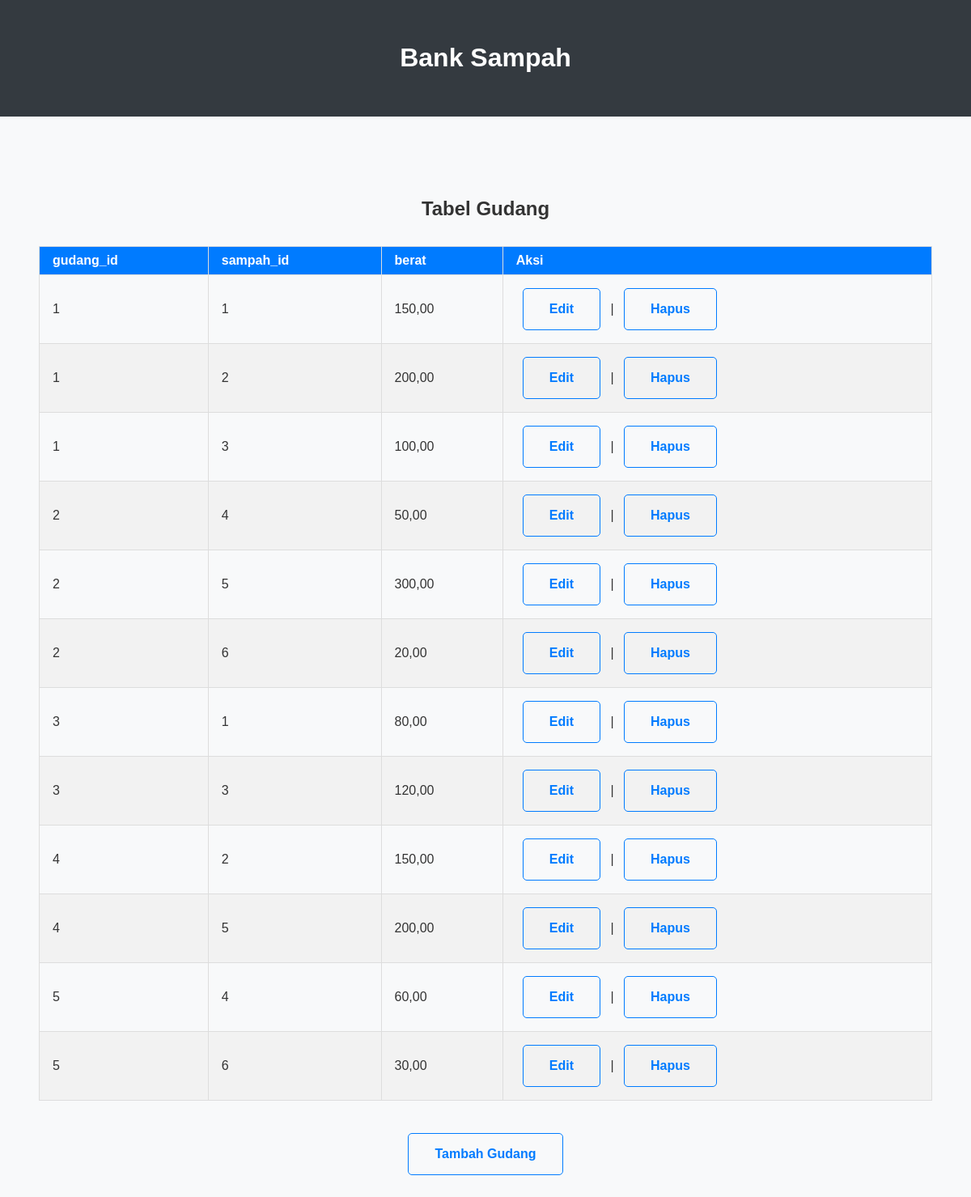
The page /Petugas_Gudang/Gudang.php on the database its author committed.
### tables this page shows
CREATE TABLE `gudang_sampah` (
  `gudang_id` int(11) NOT NULL,
  `sampah_id` int(11) NOT NULL,
  `berat` decimal(10,2) NOT NULL
);

### Petugas_Gudang/Gudang.php (the view, shortened to what this page needs)
<!DOCTYPE html>
<html lang="en">
<head>
    <link rel="stylesheet" href="Gudang.css">
</head>
<body>
    <header>
        <h1>Bank Sampah</h1>
    </header>
    <main>
        <h2>Tabel Gudang</h2>
        <table class="data-table">
            <thead>
                <tr>
                    <th>gudang_id</th>
                    <th>sampah_id</th>
                    <th>berat</th>
                    <th>Aksi</th>
                </tr>
            </thead>
            <tbody>
            <?php
                include '../Petugas_Gudang/koneksi_gudang.php';
                $sql = "SELECT * FROM gudang_sampah";
                $result = $conn->query($sql);
                if ($result->num_rows > 0) {
                    while ($row = $result->fetch_assoc()) {
                        echo "<tr>";
                        echo "<td>" . htmlspecialchars($row['gudang_id']) . "</td>";
                        echo "<td>" . htmlspecialchars($row['sampah_id']) . "</td>";
                        echo "<td>" . number_format($row['berat'], 2, ',', '.') . "</td>";
                        echo "<td>
                            <a href='update_gudang.php?gudang_id=" . htmlspecialchars($row['gudang_id']) . "&sampah_id=" . htmlspecialchars($row['sampah_id']) . "'>Edit</a> |
                            <a href='delete_gudang.php?gudang_id=" . htmlspecialchars($row['gudang_id']) . "&sampah_id=" . htmlspecialchars($row['sampah_id']) . "' onclick='return confirm(\"Anda yakin ingin menghapus data ini?\");'>Hapus</a>
                            </td>";
                        echo "</tr>";
                    }
                } else {
                    echo "<tr><td colspan='4'>Tidak ada data</td></tr>";
                }
            ?>
            </tbody>
        </table>
        <a href="create_gudang.php">Tambah Gudang</a>
    </main>
</body>
</html>

### Petugas_Gudang/Gudang.css (style rules this page uses)
body { font-family: Arial, sans-serif; margin: 0; padding: 0; background-color: #f8f9fa; color: #333; }
header { background-color: #343a40; color: #fff; padding: 2em; text-align: center; margin-bottom: 2em; }
main { padding: 3em; text-align: center; }
a { text-decoration: none; color: #007bff; font-weight: bold; padding: 1em 2em; border: 1px solid #007bff; border-radius: 5px; transition: background-color 0.3s, color 0.3s; display: inline-block; margin: 0.5em; }
.data-table { width: 100%; border-collapse: collapse; margin: 2em 0; }
.data-table th, .data-table td { border: 1px solid #ddd; padding: 0.5em 1em; text-align: left; }
.data-table th { background-color: #007bff; color: white; }
.data-table tr:nth-child(even) { background-color: #f2f2f2; }

### rows shown on the page
gudang_sampah: gudang "1", sampah "1", berat "150,00"
gudang_sampah: gudang "1", sampah "2", berat "200,00"
gudang_sampah: gudang "1", sampah "3", berat "100,00"
gudang_sampah: gudang "2", sampah "4", berat "50,00"
gudang_sampah: gudang "2", sampah "5", berat "300,00"
gudang_sampah: gudang "2", sampah "6", berat "20,00"
gudang_sampah: gudang "3", sampah "1", berat "80,00"
gudang_sampah: gudang "3", sampah "3", berat "120,00"
gudang_sampah: gudang "4", sampah "2", berat "150,00"
gudang_sampah: gudang "4", sampah "5", berat "200,00"
gudang_sampah: gudang "5", sampah "4", berat "60,00"
gudang_sampah: gudang "5", sampah "6", berat "30,00"
